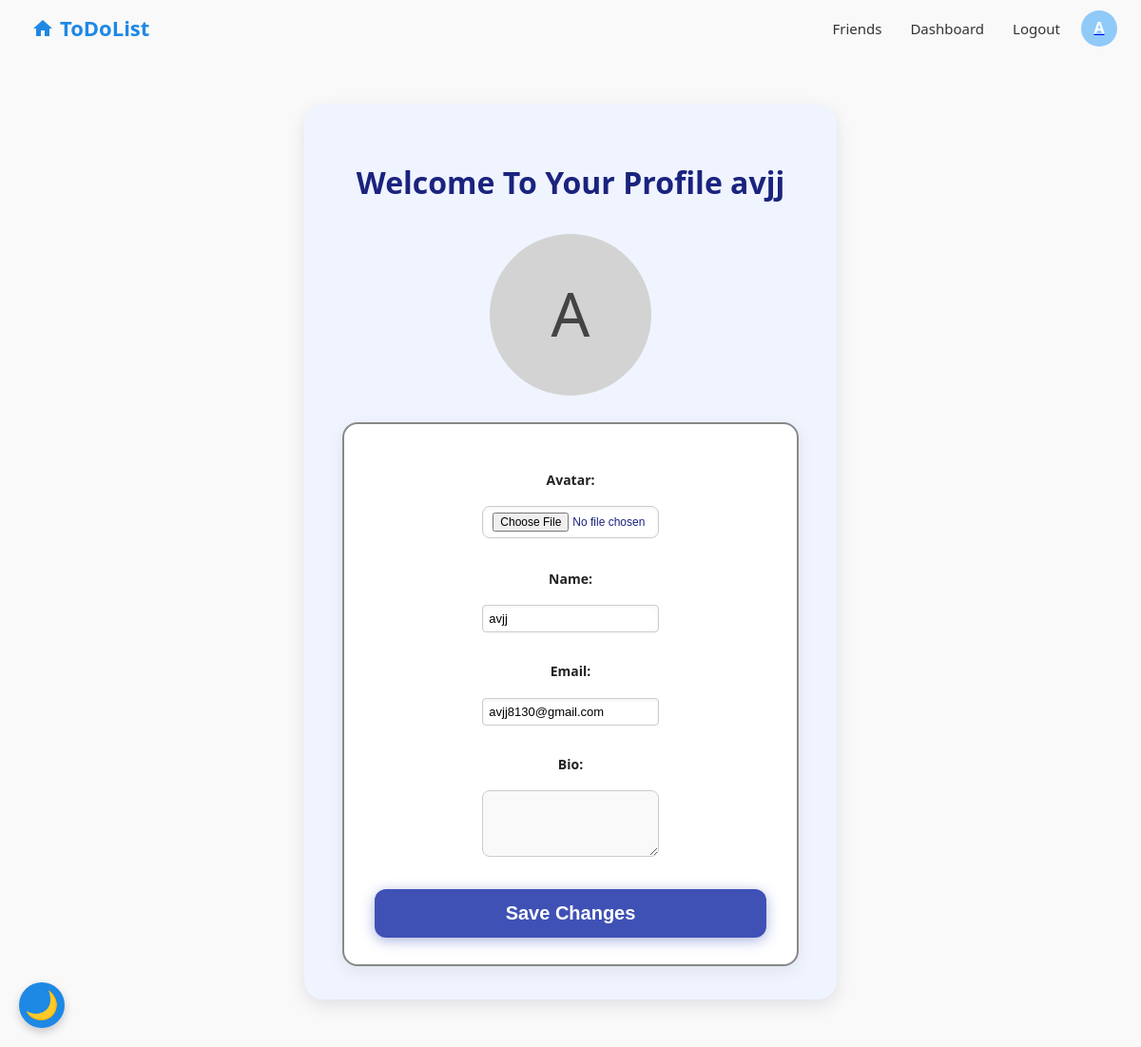
Page /profile/ (signed in) on the earlier database version.
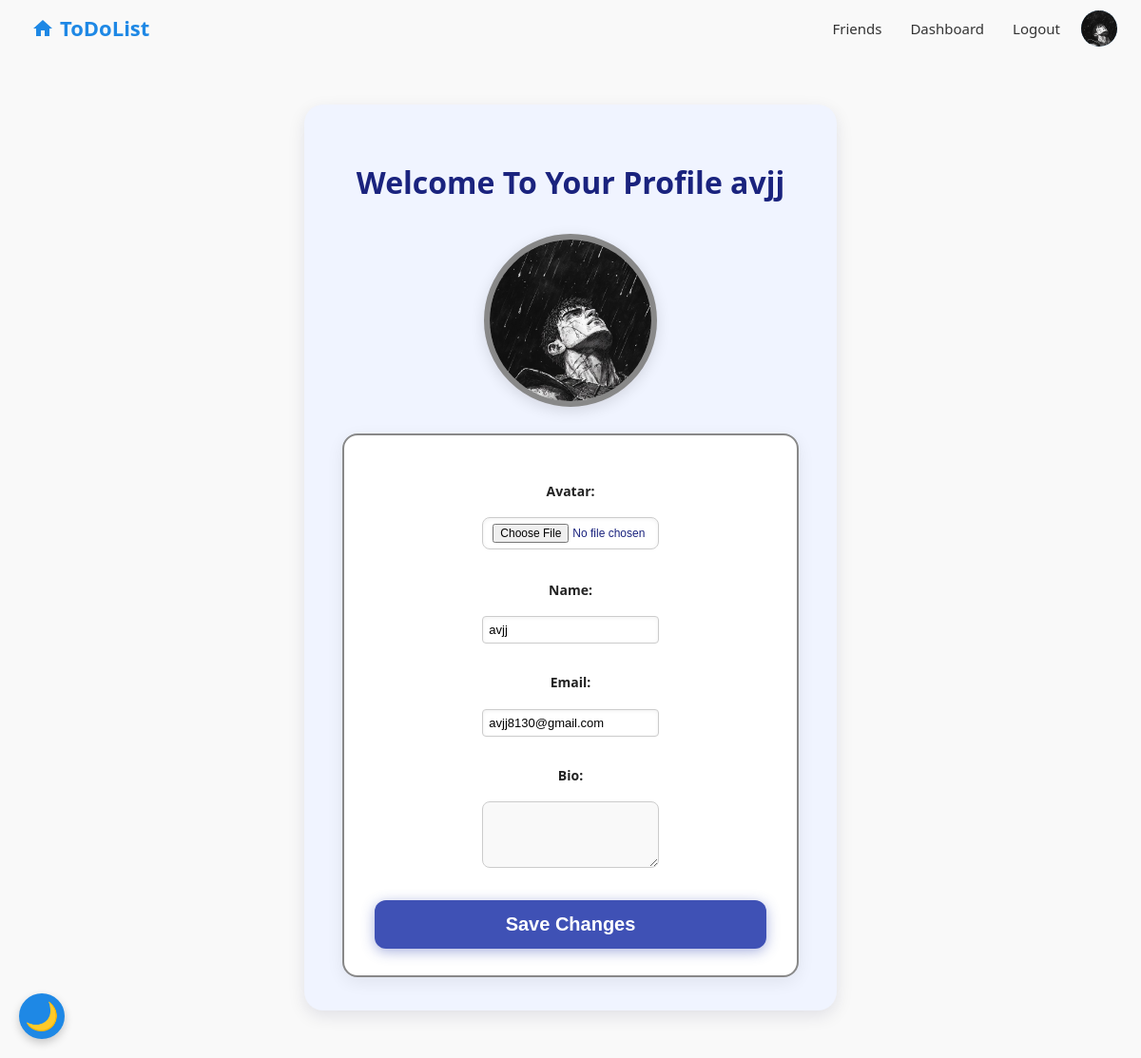
Same page on the later database version.
### base/models.py (models this page shows, shortened)
class User(AbstractBaseUser, PermissionsMixin):
    email = models.EmailField(unique=True)
    name = models.CharField(max_length=255, unique=False)
    avatar = models.ImageField(upload_to='avatars/', blank=True, null=True)
    bio = models.TextField(blank=True, null=True)
    is_active = models.BooleanField(default=True)
    is_staff = models.BooleanField(default=False)
    date_joined = models.DateTimeField(default=timezone.now)
    avatar_base_name = models.CharField(max_length=255, blank=True, null=True)
    friends = models.ManyToManyField("self", blank=True, symmetrical=True)
    USERNAME_FIELD = 'email'
    REQUIRED_FIELDS = ['name']
    objects = CustomUserManager()

### base/views.py (the view)
# urls.py: path('profile/', views.profile_view, name='profile'),
@login_required
def profile_view(request):
    user = request.user
    if request.method == 'POST':
        form = ChengeForm(request.POST, request.FILES, instance=request.user)
        if form.is_valid():
            form.save()
            return redirect('home')
    else:
        form = ChengeForm(instance=request.user)
    return render(request, 'base/profile.html', {'form': form})

### base/forms.py (shortened to what this page needs)
class ChengeForm(forms.ModelForm):
    class Meta:
        model = User
        fields = ('avatar', 'name', 'email', 'bio')
        widgets = {
            'avatar': NoLinkFileInput(),
            'bio': forms.Textarea(attrs={
                'class': 'auth-input bio-field',
                'rows': 2,
                'style': 'resize:none;',
            }),
        }
    def __init__(self, *args, **kwargs):
        self.user = kwargs.get('instance')
        super().__init__(*args, **kwargs)

### base/templates/base/profile.html (shortened to what this page needs)
{% extends 'base/main.html' %}
{% load static %}
{% block extra_css %}
<link rel="stylesheet" href="{% static 'css/style.css' %}?{% now 'U' %}">
{% endblock %}
{% block content %}
<div class="profile-container">
  <h1>Welcome To Your Profile {{ user.name }}</h1>
  <div class="navbar-avatar">
    {% if user.avatar %}
      <img src="{{ user.avatar.url }}" alt="Avatar" class="profile-avatar">
    {% else %}
      <div class="avatar-placeholder">
        {{ user.name|slice:":1"|upper }}
      </div>
    {% endif %}
  </div>
  <form method="POST" enctype="multipart/form-data" class="profile-form">
    <div class="form-group">
      {{ form.avatar.label_tag }}
      {{ form.avatar }}
    </div>
    <div class="form-group">
      {{ form.name.label_tag }}
      {{ form.name }}
    </div>
    <div class="form-group">
      {{ form.email.label_tag }}
      {{ form.email }}
    </div>
    <div class="form-group">
      {{ form.bio.label_tag }}
      {{ form.bio }}
    </div>
    <button type="submit" class="profile-submit-btn">Save Changes</button>
  </form>
</div>
{% endblock %}

### base/templates/base/main.html (shortened to what this page needs)
<!DOCTYPE html>
<html lang="fa" dir="ltr">
<head>
  {% load static %}
  <link rel="stylesheet" href="{% static 'css/style.css' %}?v=2">
  {% block extra_css %}{% endblock %}
</head>
<body>
  {% include 'base/navbar.html' %}
  <div class="dark-mode-toggle-container">
    <button id="darkModeToggle" class="dark-mode-toggle" title="تغییر حالت تیره">🌙</button>
  </div>
  {% block content %}{% endblock %}
</body>
</html>

### base/templates/base/navbar.html (shortened to what this page needs)
<!DOCTYPE html>
<html lang="en">
<head>
  {% load static %}
</head>
<body>
  <header class="navbar-container">
    <a href="/" class="navbar-logo" title="Home">
      <svg class="home-icon1" xmlns="http://www.w3.org/2000/svg" width="24" height="24" fill="#1e88e5" viewBox="0 0 24 24" aria-hidden="true">
        <path d="M10 20v-6h4v6h5v-8h3L12 3 2 12h3v8z"/>
      </svg>
      <span class="logo-text">ToDoList</span>
    </a>
    <div class="navbar-links-container">
      {% if user.is_authenticated %}
        <a href="#" id="openFriendsModal" class="navbar-link">Friends</a>
        <a href="{% url 'dashbord' %}" class="navbar-link">Dashboard</a>
        <a href="#" id="openLogoutModal" class="navbar-link">Logout</a>
        <a href="{% url 'profile' %}" class="navbar-avatar-topright">
          {% if user.avatar %}
            <img src="{{ user.avatar.url }}" alt="Avatar" class="navbar-avatar-img" />
          {% else %}
            <div class="navbar-avatar-placeholder">{{ user.name|slice:":1"|upper }}</div>
          {% endif %}
        </a>
      {% else %}
        <a href="{% url 'login' %}" class="navbar-link">Login</a>
      {% endif %}
    </div>
  </header>
</body>
</html>

### base/templates/widgets/no_link_file_input.html (shortened to what this page needs)
<input type="{{ widget.type }}" name="{{ widget.name }}"
    {% for name, value in widget.attrs.items %}
        {% if value %}
            {{ name }}="{{ value }}"
        {% endif %}
    {% endfor %}
>

### base/templates/base/main.html (style rules this page uses)
input, textarea, select { transition: background-color 0.3s ease, color 0.3s ease, border-color 0.3s ease; }
body { visibility: hidden; transition: visibility 0.3s ease; }

Differences in the rows shown:
changed User "avjj": avatar: picture added; name "A" → (not shown)
